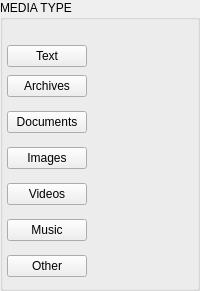
       <widget class="QGroupBox" name="wMediaType">
        <property name="title">
         <string>MEDIA TYPE</string>
        </property>
        <layout class="QVBoxLayout" name="wMediaTypeLayout">
         <property name="spacing">
          <number>0</number>
         </property>
         <property name="leftMargin">
          <number>4</number>
         </property>
         <property name="topMargin">
          <number>24</number>
         </property>
         <property name="rightMargin">
          <number>4</number>
         </property>
         <property name="bottomMargin">
          <number>4</number>
         </property>
         <item>
          <widget class="QFrame" name="fText">
           <property name="frameShape">
            <enum>QFrame::NoFrame</enum>
           </property>
           <property name="frameShadow">
            <enum>QFrame::Plain</enum>
           </property>
           <layout class="QHBoxLayout" name="horizontalLayout_15">
            <property name="spacing">
             <number>0</number>
            </property>
            <property name="leftMargin">
             <number>0</number>
            </property>
            <property name="topMargin">
             <number>0</number>
            </property>
            <property name="rightMargin">
             <number>0</number>
            </property>
            <property name="bottomMargin">
             <number>0</number>
            </property>
            <item>
             <widget class="QPushButton" name="bText">
              <property name="cursor">
               <cursorShape>PointingHandCursor</cursorShape>
              </property>
              <property name="text">
               <string>Text</string>
              </property>
              <property name="icon">
               <iconset resource="../../../gui/Resources_win.qrc">
                <normaloff>:/images/drag_text.png</normaloff>:/images/drag_text.png</iconset>
              </property>
              <property name="autoDefault">
               <bool>false</bool>
              </property>
             </widget>
            </item>
            <item>
             <spacer name="horizontalSpacer_6">
              <property name="orientation">
               <enum>Qt::Horizontal</enum>
              </property>
              <property name="sizeHint" stdset="0">
               <size>
                <width>40</width>
                <height>20</height>
               </size>
              </property>
             </spacer>
            </item>
            <item>
             <widget class="QLabel" name="lTextNb">
              <property name="enabled">
               <bool>true</bool>
              </property>
              <property name="sizePolicy">
               <sizepolicy hsizetype="MinimumExpanding" vsizetype="Fixed">
                <horstretch>0</horstretch>
                <verstretch>0</verstretch>
               </sizepolicy>
              </property>
              <property name="minimumSize">
               <size>
                <width>0</width>
                <height>24</height>
               </size>
              </property>
              <property name="maximumSize">
               <size>
                <width>16777215</width>
                <height>24</height>
               </size>
              </property>
              <property name="text">
               <string notr="true"/>
              </property>
             </widget>
            </item>
           </layout>
          </widget>
         </item>
         <item>
          <widget class="QFrame" name="fArchives">
           <property name="minimumSize">
            <size>
             <width>0</width>
             <height>36</height>
            </size>
           </property>
           <layout class="QHBoxLayout" name="horizontalLayout_3">
            <property name="spacing">
             <number>0</number>
            </property>
            <property name="leftMargin">
             <number>0</number>
            </property>
            <property name="topMargin">
             <number>0</number>
            </property>
            <property name="rightMargin">
             <number>0</number>
            </property>
            <property name="bottomMargin">
             <number>0</number>
            </property>
            <item>
             <widget class="QPushButton" name="bArchives">
              <property name="cursor">
               <cursorShape>PointingHandCursor</cursorShape>
              </property>
              <property name="text">
               <string>Archives</string>
              </property>
              <property name="icon">
               <iconset resource="../../../gui/Resources_win.qrc">
                <normaloff>:/images/drag_compressed.png</normaloff>:/images/drag_compressed.png</iconset>
              </property>
              <property name="autoDefault">
               <bool>false</bool>
              </property>
             </widget>
            </item>
            <item>
             <spacer name="horizontalSpacer_7">
              <property name="orientation">
               <enum>Qt::Horizontal</enum>
              </property>
              <property name="sizeHint" stdset="0">
               <size>
                <width>40</width>
                <height>20</height>
               </size>
              </property>
             </spacer>
            </item>
            <item>
             <widget class="QLabel" name="lArchivesNb">
              <property name="enabled">
               <bool>true</bool>
              </property>
              <property name="sizePolicy">
               <sizepolicy hsizetype="MinimumExpanding" vsizetype="Fixed">
                <horstretch>0</horstretch>
                <verstretch>0</verstretch>
               </sizepolicy>
              </property>
              <property name="minimumSize">
               <size>
                <width>0</width>
                <height>24</height>
               </size>
              </property>
              <property name="maximumSize">
               <size>
                <width>16777215</width>
                <height>24</height>
               </size>
              </property>
              <property name="text">
               <string notr="true"/>
              </property>
             </widget>
            </item>
           </layout>
          </widget>
         </item>
         <item>
          <widget class="QFrame" name="fDocuments">
           <property name="minimumSize">
            <size>
             <width>0</width>
             <height>36</height>
            </size>
           </property>
           <layout class="QHBoxLayout" name="horizontalLayout_7">
            <property name="spacing">
             <number>0</number>
            </property>
            <property name="leftMargin">
             <number>0</number>
            </property>
            <property name="topMargin">
             <number>0</number>
            </property>
            <property name="rightMargin">
             <number>0</number>
            </property>
            <property name="bottomMargin">
             <number>0</number>
            </property>
            <item>
             <widget class="QPushButton" name="bDocuments">
              <property name="cursor">
               <cursorShape>PointingHandCursor</cursorShape>
              </property>
              <property name="text">
               <string>Documents</string>
              </property>
              <property name="icon">
               <iconset resource="../../../gui/Resources_win.qrc">
                <normaloff>:/images/drag_text.png</normaloff>:/images/drag_text.png</iconset>
              </property>
              <property name="autoDefault">
               <bool>false</bool>
              </property>
             </widget>
            </item>
            <item>
             <spacer name="horizontalSpacer_8">
              <property name="orientation">
               <enum>Qt::Horizontal</enum>
              </property>
              <property name="sizeHint" stdset="0">
               <size>
                <width>40</width>
                <height>20</height>
               </size>
              </property>
             </spacer>
            </item>
            <item>
             <widget class="QLabel" name="lDocumentsNb">
              <property name="sizePolicy">
               <sizepolicy hsizetype="MinimumExpanding" vsizetype="Fixed">
                <horstretch>0</horstretch>
                <verstretch>0</verstretch>
               </sizepolicy>
              </property>
              <property name="minimumSize">
               <size>
                <width>0</width>
                <height>24</height>
               </size>
              </property>
              <property name="maximumSize">
               <size>
                <width>16777215</width>
                <height>24</height>
               </size>
              </property>
              <property name="text">
               <string notr="true"/>
              </property>
             </widget>
            </item>
           </layout>
          </widget>
         </item>
         <item>
          <widget class="QFrame" name="fImages">
           <property name="minimumSize">
            <size>
             <width>0</width>
             <height>36</height>
            </size>
           </property>
           <layout class="QHBoxLayout" name="horizontalLayout_8">
            <property name="spacing">
             <number>0</number>
            </property>
            <property name="leftMargin">
             <number>0</number>
            </property>
            <property name="topMargin">
             <number>0</number>
            </property>
            <property name="rightMargin">
             <number>0</number>
            </property>
            <property name="bottomMargin">
             <number>0</number>
            </property>
            <item>
             <widget class="QPushButton" name="bImages">
              <property name="cursor">
               <cursorShape>PointingHandCursor</cursorShape>
              </property>
              <property name="text">
               <string>Images</string>
              </property>
              <property name="icon">
               <iconset resource="../../../gui/Resources_win.qrc">
                <normaloff>:/images/drag_image.png</normaloff>:/images/drag_image.png</iconset>
              </property>
              <property name="autoDefault">
               <bool>false</bool>
              </property>
             </widget>
            </item>
            <item>
             <spacer name="horizontalSpacer_9">
              <property name="orientation">
               <enum>Qt::Horizontal</enum>
              </property>
              <property name="sizeHint" stdset="0">
               <size>
                <width>40</width>
                <height>20</height>
               </size>
              </property>
             </spacer>
            </item>
            <item>
             <widget class="QLabel" name="lImagesNb">
              <property name="sizePolicy">
               <sizepolicy hsizetype="MinimumExpanding" vsizetype="Fixed">
                <horstretch>0</horstretch>
                <verstretch>0</verstretch>
               </sizepolicy>
              </property>
              <property name="minimumSize">
               <size>
                <width>0</width>
                <height>24</height>
               </size>
              </property>
              <property name="maximumSize">
               <size>
                <width>16777215</width>
                <height>24</height>
               </size>
              </property>
              <property name="text">
               <string notr="true"/>
              </property>
             </widget>
            </item>
           </layout>
          </widget>
         </item>
         <item>
          <widget class="QFrame" name="fVideos">
           <property name="minimumSize">
            <size>
             <width>0</width>
             <height>36</height>
            </size>
           </property>
           <layout class="QHBoxLayout" name="horizontalLayout_9">
            <property name="spacing">
             <number>0</number>
            </property>
            <property name="leftMargin">
             <number>0</number>
            </property>
            <property name="topMargin">
             <number>0</number>
            </property>
            <property name="rightMargin">
             <number>0</number>
            </property>
            <property name="bottomMargin">
             <number>0</number>
            </property>
            <item>
             <widget class="QPushButton" name="bVideos">
              <property name="cursor">
               <cursorShape>PointingHandCursor</cursorShape>
              </property>
              <property name="text">
               <string>Videos</string>
              </property>
              <property name="icon">
               <iconset resource="../../../gui/Resources_win.qrc">
                <normaloff>:/images/drag_video.png</normaloff>:/images/drag_video.png</iconset>
              </property>
              <property name="autoDefault">
               <bool>false</bool>
              </property>
             </widget>
            </item>
            <item>
             <spacer name="horizontalSpacer_10">
              <property name="orientation">
               <enum>Qt::Horizontal</enum>
              </property>
              <property name="sizeHint" stdset="0">
               <size>
                <width>40</width>
                <height>20</height>
               </size>
              </property>
             </spacer>
            </item>
            <item>
             <widget class="QLabel" name="lVideosNb">
              <property name="sizePolicy">
               <sizepolicy hsizetype="MinimumExpanding" vsizetype="Fixed">
                <horstretch>0</horstretch>
                <verstretch>0</verstretch>
               </sizepolicy>
              </property>
              <property name="minimumSize">
               <size>
                <width>0</width>
                <height>24</height>
               </size>
              </property>
              <property name="maximumSize">
               <size>
                <width>16777215</width>
                <height>24</height>
               </size>
              </property>
              <property name="text">
               <string notr="true"/>
              </property>
             </widget>
            </item>
           </layout>
          </widget>
         </item>
         <item>
          <widget class="QFrame" name="fMusic">
           <property name="minimumSize">
            <size>
             <width>0</width>
             <height>36</height>
            </size>
           </property>
           <layout class="QHBoxLayout" name="horizontalLayout_6">
            <property name="spacing">
             <number>0</number>
            </property>
            <property name="leftMargin">
             <number>0</number>
            </property>
            <property name="topMargin">
             <number>0</number>
            </property>
            <property name="rightMargin">
             <number>0</number>
            </property>
            <property name="bottomMargin">
             <number>0</number>
            </property>
            <item>
             <widget class="QPushButton" name="bMusic">
              <property name="cursor">
               <cursorShape>PointingHandCursor</cursorShape>
              </property>
              <property name="text">
               <string>Music</string>
              </property>
              <property name="icon">
               <iconset resource="../../../gui/Resources_win.qrc">
                <normaloff>:/images/drag_audio.png</normaloff>:/images/drag_audio.png</iconset>
              </property>
              <property name="autoDefault">
               <bool>false</bool>
              </property>
             </widget>
            </item>
            <item>
             <spacer name="horizontalSpacer_11">
              <property name="orientation">
               <enum>Qt::Horizontal</enum>
              </property>
              <property name="sizeHint" stdset="0">
               <size>
                <width>40</width>
                <height>20</height>
               </size>
              </property>
             </spacer>
            </item>
            <item>
             <widget class="QLabel" name="lMusicNb">
              <property name="sizePolicy">
               <sizepolicy hsizetype="MinimumExpanding" vsizetype="Fixed">
                <horstretch>0</horstretch>
                <verstretch>0</verstretch>
               </sizepolicy>
              </property>
              <property name="minimumSize">
               <size>
                <width>0</width>
                <height>24</height>
               </size>
              </property>
              <property name="maximumSize">
               <size>
                <width>16777215</width>
                <height>24</height>
               </size>
              </property>
              <property name="text">
               <string notr="true"/>
              </property>
             </widget>
            </item>
           </layout>
          </widget>
         </item>
         <item>
          <widget class="QFrame" name="fOther">
           <property name="minimumSize">
            <size>
             <width>0</width>
             <height>36</height>
            </size>
           </property>
           <layout class="QHBoxLayout" name="horizontalLayout_4">
            <property name="spacing">
             <number>0</number>
            </property>
            <property name="leftMargin">
             <number>0</number>
            </property>
            <property name="topMargin">
             <number>0</number>
            </property>
            <property name="rightMargin">
             <number>0</number>
            </property>
            <property name="bottomMargin">
             <number>0</number>
            </property>
            <item>
             <widget class="QPushButton" name="bOther">
              <property name="cursor">
               <cursorShape>PointingHandCursor</cursorShape>
              </property>
              <property name="text">
               <string>Other</string>
              </property>
              <property name="icon">
               <iconset resource="../../../gui/Resources_win.qrc">
                <normaloff>:/images/drag_generic.png</normaloff>:/images/drag_generic.png</iconset>
              </property>
              <property name="autoDefault">
               <bool>false</bool>
              </property>
             </widget>
            </item>
            <item>
             <spacer name="horizontalSpacer_12">
              <property name="orientation">
               <enum>Qt::Horizontal</enum>
              </property>
              <property name="sizeHint" stdset="0">
               <size>
                <width>40</width>
                <height>20</height>
               </size>
              </property>
             </spacer>
            </item>
            <item>
             <widget class="QLabel" name="lOtherNb">
              <property name="sizePolicy">
               <sizepolicy hsizetype="MinimumExpanding" vsizetype="Fixed">
                <horstretch>0</horstretch>
                <verstretch>0</verstretch>
               </sizepolicy>
              </property>
              <property name="minimumSize">
               <size>
                <width>0</width>
                <height>24</height>
               </size>
              </property>
              <property name="maximumSize">
               <size>
                <width>16777215</width>
                <height>24</height>
               </size>
              </property>
              <property name="text">
               <string notr="true"/>
              </property>
             </widget>
            </item>
           </layout>
          </widget>
         </item>
        </layout>
       </widget>
